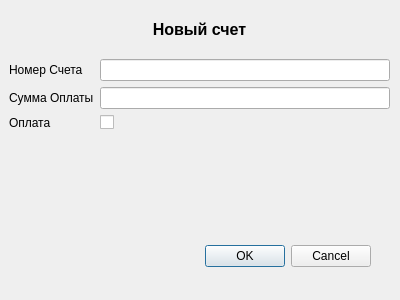
<?xml version="1.0" encoding="UTF-8"?>
<ui version="4.0">
 <class>newChetdlg</class>
 <widget class="QDialog" name="newChetdlg">
  <property name="geometry">
   <rect>
    <x>0</x>
    <y>0</y>
    <width>400</width>
    <height>300</height>
   </rect>
  </property>
  <property name="windowTitle">
   <string>Dialog</string>
  </property>
  <widget class="QDialogButtonBox" name="buttonBox">
   <property name="geometry">
    <rect>
     <x>30</x>
     <y>240</y>
     <width>341</width>
     <height>32</height>
    </rect>
   </property>
   <property name="orientation">
    <enum>Qt::Horizontal</enum>
   </property>
   <property name="standardButtons">
    <set>QDialogButtonBox::Cancel|QDialogButtonBox::Ok</set>
   </property>
  </widget>
  <widget class="QWidget" name="verticalLayoutWidget">
   <property name="geometry">
    <rect>
     <x>9</x>
     <y>9</y>
     <width>381</width>
     <height>41</height>
    </rect>
   </property>
   <layout class="QVBoxLayout" name="verticalLayout">
    <item>
     <widget class="QLabel" name="label">
      <property name="font">
       <font>
        <pointsize>12</pointsize>
        <weight>75</weight>
        <bold>true</bold>
       </font>
      </property>
      <property name="text">
       <string>Новый счет</string>
      </property>
      <property name="alignment">
       <set>Qt::AlignCenter</set>
      </property>
     </widget>
    </item>
   </layout>
  </widget>
  <widget class="QWidget" name="formLayoutWidget">
   <property name="geometry">
    <rect>
     <x>9</x>
     <y>59</y>
     <width>381</width>
     <height>171</height>
    </rect>
   </property>
   <layout class="QFormLayout" name="formLayout">
    <item row="0" column="0">
     <widget class="QLabel" name="label_2">
      <property name="text">
       <string>Номер Счета</string>
      </property>
     </widget>
    </item>
    <item row="1" column="0">
     <widget class="QLabel" name="label_3">
      <property name="text">
       <string>Сумма Оплаты</string>
      </property>
     </widget>
    </item>
    <item row="0" column="1">
     <widget class="QLineEdit" name="ChNumber"/>
    </item>
    <item row="1" column="1">
     <widget class="QLineEdit" name="ChSum"/>
    </item>
    <item row="2" column="0">
     <widget class="QLabel" name="label_4">
      <property name="text">
       <string>Оплата</string>
      </property>
     </widget>
    </item>
    <item row="2" column="1">
     <widget class="QCheckBox" name="ChOpl">
      <property name="text">
       <string/>
      </property>
     </widget>
    </item>
   </layout>
  </widget>
 </widget>
 <resources/>
 <connections>
  <connection>
   <sender>buttonBox</sender>
   <signal>accepted()</signal>
   <receiver>newChetdlg</receiver>
   <slot>accept()</slot>
   <hints>
    <hint type="sourcelabel">
     <x>248</x>
     <y>254</y>
    </hint>
    <hint type="destinationlabel">
     <x>157</x>
     <y>274</y>
    </hint>
   </hints>
  </connection>
  <connection>
   <sender>buttonBox</sender>
   <signal>rejected()</signal>
   <receiver>newChetdlg</receiver>
   <slot>reject()</slot>
   <hints>
    <hint type="sourcelabel">
     <x>316</x>
     <y>260</y>
    </hint>
    <hint type="destinationlabel">
     <x>286</x>
     <y>274</y>
    </hint>
   </hints>
  </connection>
 </connections>
</ui>
